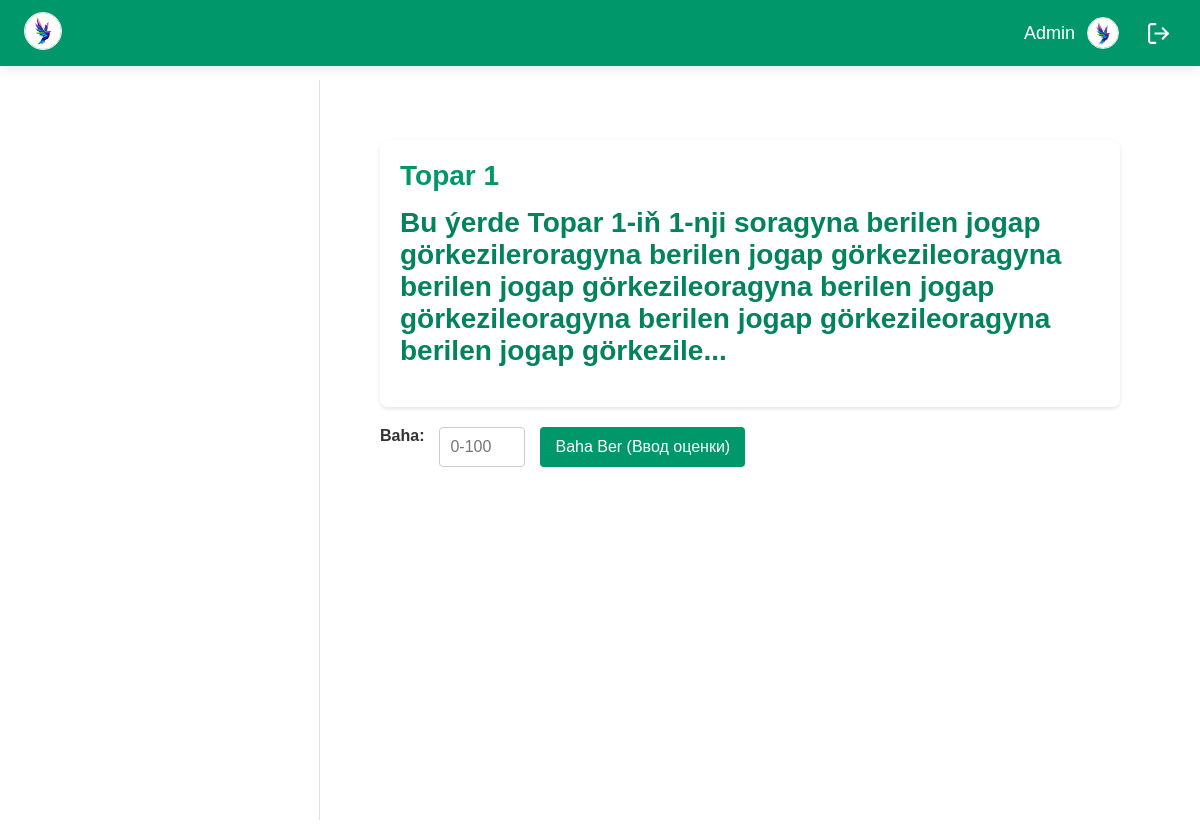
/emin/1/, run on an earlier commit of the app's database.
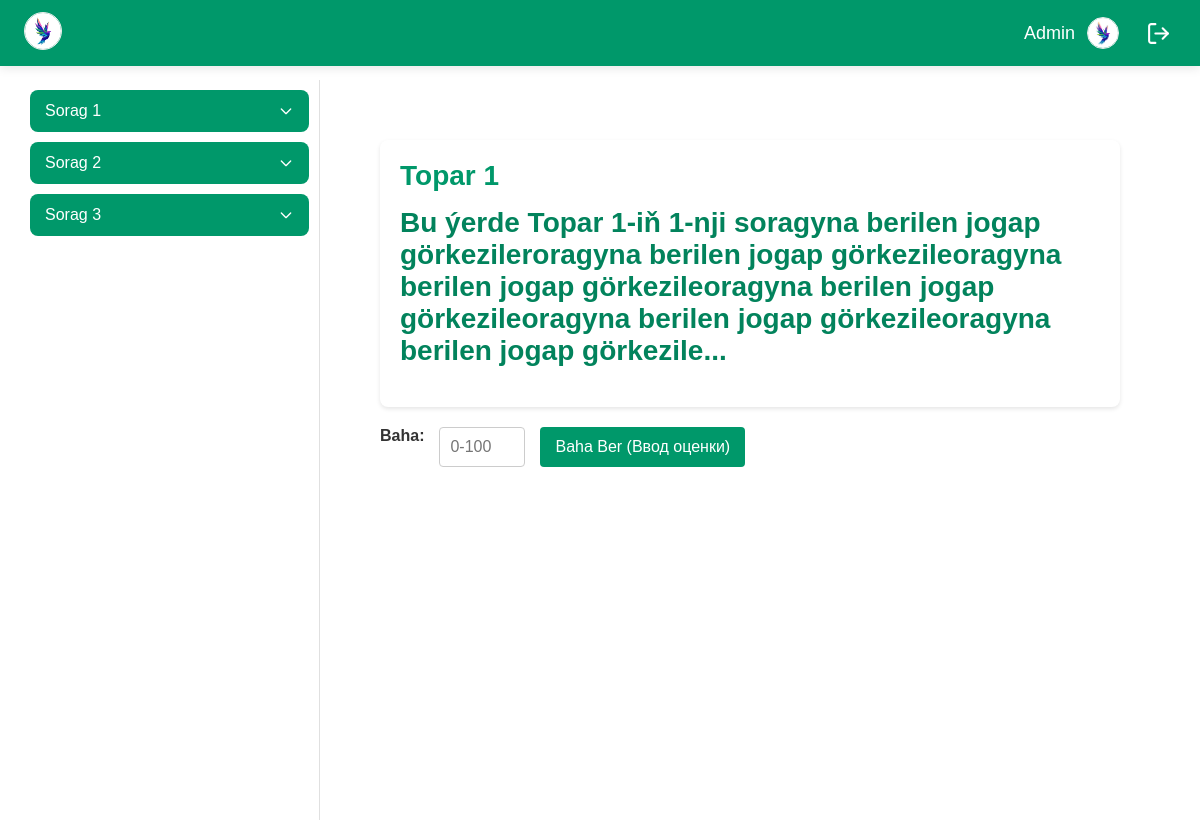
And on a later commit of the database.
### basleshikApp/models.py (models this page shows, shortened)
class Question(models.Model):
    question = models.TextField()
    question_num = models.IntegerField()
    time = models.TimeField()
    compatition_id = models.ForeignKey(Compatition, on_delete=models.CASCADE)
    created_at = models.DateTimeField(auto_now_add=True)
    updated_at = models.DateTimeField(auto_now=True)
    status = models.BooleanField(default=True)
    class Meta:
        verbose_name = 'Sorag'
        verbose_name_plural = 'Soraglar'
        ordering = 'question_num','-compatition_id'

### basleshikApp/views.py (the view)
# urls.py: path('emin/<int:id>/', views.emin, name='emin'),
def emin(request, id):
    questions = models.Question.objects.filter(compatition_id=id)
    result = dict()
    for question in questions:
        result[f'{question.question_num}'] = models.Result.objects.filter(question_id__question_num=question.question_num)
    print(result.keys())
    print(result.values())
    for res in result.keys():
        print(res)
        if res == '1':
            print(result.get(res))
    context = {
        'competition_id': id,
        'questions': questions,
        'result': result
    }
    return render(request, 'emin.html', context)

### basleshikApp/models.py (called while the page is built)
    def __str__(self):
        return self.answer

### templates/emin.html (shortened to what this page needs)
{% extends "base.html" %}
{% block content %}
<div class="sidebar">
    <div class="groups-list">
        {% for question in questions %}
            <div class="group-item" data-group="group1">
                <div class="group-header">
                    <span>Sorag {{ question.question_num }}</span>
                    <svg class="group-icon" width="16" height="16" viewBox="0 0 24 24" fill="none">
                        <path d="M19 9L12 16L5 9" stroke="currentColor" stroke-width="2" stroke-linecap="round" stroke-linejoin="round"/>
                    </svg>
                </div>
            </div>
        {% endfor %}
    </div>
</div>
<div class="content-area">
    <div class="answer-container" id="answer1">
        <h2 class="welcome-text">Topar 1</h2>
        <p class="welcome-text">Bu ýerde Topar 1-iň 1-nji soragyna berilen jogap görkezileroragyna berilen jogap görkezileoragyna berilen jogap görkezileoragyna berilen jogap görkezileoragyna berilen jogap görkezileoragyna berilen jogap görkezile...</p>
    </div>
    <div class="judge-container">
        <div class="evaluation-form">
            <label for="answer-grade">Baha:</label>
            <input type="number" id="answer-grade" name="answer-grade" min="0" max="100" placeholder="0-100">
            <button id="submit-grade">Baha Ber (Ввод оценки)</button>
        </div>
    </div>
</div>
{% endblock content %}

### templates/base.html (shortened to what this page needs)
{% load static %}
<!DOCTYPE html>
<html lang="tk">
<head>
    <link rel="stylesheet" href="{% static 'css/style.css' %}">
</head>
<body>
    <header class="header-bar">
        <div class="header-content">
            <div class="header-div">
                <img src="{% static 'img/logo.jpg' %}" alt="Logo" class="header-logo">
            </div>
            <div class="profile-section">
                <span class="profile-name">Admin</span>
                <img src="{% static 'img/logo.jpg' %}" alt="Profil" class="profile-pic">
                <button class="logout-button" id="logoutBtn">
                </button>
            </div>
        </div>
    </header>
    <div class="main-container">
        {% block content %}{% endblock content %}
    </div>
</body>
</html>

### static/css/style.css (style rules this page uses)
.evaluation-form { display: flex; flex-direction: row; gap: 15px; }
.evaluation-form label { font-weight: bold; color: #333; }
.evaluation-form input[type="number"] { padding: 10px; border: 1px solid #ccc; border-radius: 4px; font-size: 1em; }
.evaluation-form button { background-color: #00986A; color: white; padding: 10px 15px; border: none; border-radius: 4px; cursor: pointer; font-size: 1em; transition: background-color 0.3s ease; }
.main-container { width: 100%; display: flex; height: calc(100vh - 60px); margin-top: 60px; }
.sidebar { width: 300px; background: #ffff; border-right: 1px solid #e0e0e0; overflow-y: auto; flex-shrink: 0; }
.groups-list { padding: 10px; }
.group-item { margin-bottom: 10px; border-radius: 8px; overflow: hidden; }
.group-header { padding: 12px 15px; background: #00986A; color: white; display: flex; justify-content: space-between; align-items: center; cursor: pointer; }
.group-header span { font-weight: 500; }
.group-icon { transition: transform 0.3s ease; }
.content-area { width: 100%; padding: 60px; overflow-y: auto; }
.answer-container { background: white; padding: 20px; border-radius: 8px; box-shadow: 0 2px 4px rgba(0,0,0,0.1); margin-bottom: 20px; }
.answer-container h2 { color: #00986A; margin-bottom: 15px; }
.logout-button { background: none; border: none; cursor: pointer; padding: 5px; margin-left: 10px; color: #ffff; transition: all 0.3s ease; display: flex; align-items: center; justify-content: center; }
.logout-button svg { width: 25px; height: 25px; }
.profile-section { display: flex; align-items: center; gap: 12px; }
* { margin: 0; padding: 0; box-sizing: border-box; }
body { font-family: 'Poppins', sans-serif; min-height: 100vh; display: flex; justify-content: center; align-items: center; padding: 20px; position: relative; overflow: hidden; }
.header-bar { background-color: #00986A; box-shadow: 0 2px 10px rgba(0, 0, 0, 0.1); position: fixed; top: 0; width: 100%; z-index: 1000; }
.header-content { display: flex; justify-content: space-between; align-items: center; padding: 12px 24px; max-width: 100%; }
.header-div { width: 300px; }
.header-logo { width: 38px; height: 38px; border-radius: 50%; object-fit: cover; border: 1px solid #eeeeee; }
.profile-section { width: 300px; display: flex; align-items: center; gap: 12px; justify-content: end; }
.profile-name { font-weight: 500; color: #ffff; font-size: 18px; }
.profile-pic { width: 32px; height: 32px; border-radius: 50%; object-fit: cover; border: 1px solid #eeeeee; }
.welcome-text { color: #02835c; font-size: 28px; font-weight: 600; margin-bottom: 20px; }

What changed in the data, as far as the page shows it:
added Question: question_num "1"
added Question: question_num "2"
added Question: question_num "3"
